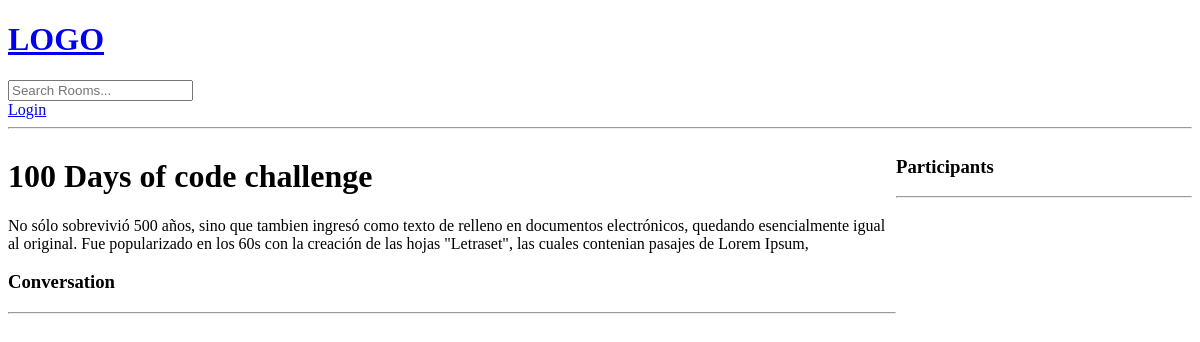
The app's page /room/2/, older data.
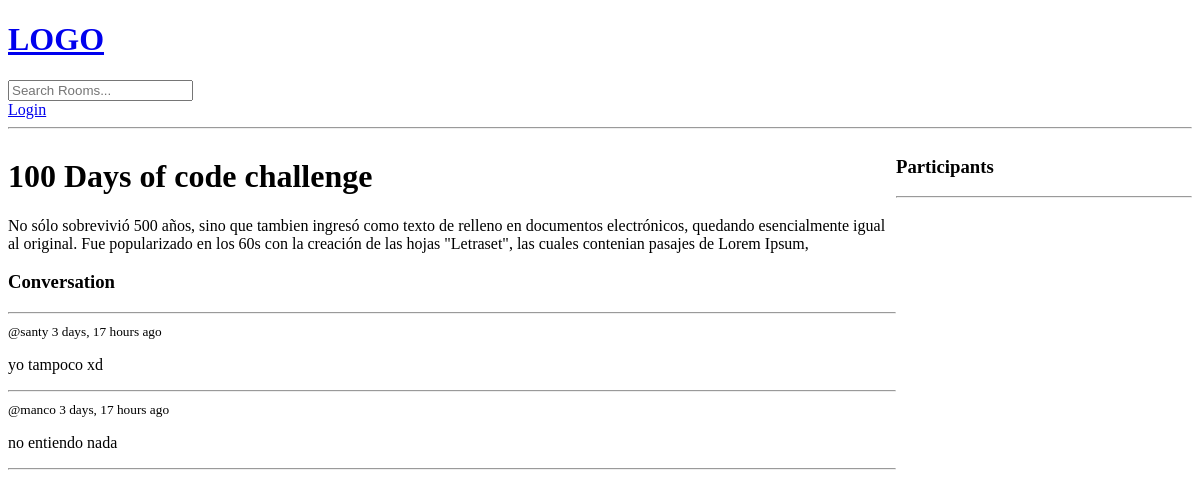
The same page, newer data.
### base/models.py (models this page shows, shortened)
class Message(models.Model):
    user = models.ForeignKey(User, on_delete=models.CASCADE)
    room = models.ForeignKey(Room, on_delete=models.CASCADE)
    body = models.TextField()
    updated = models.DateTimeField(auto_now=True)
    created = models.DateTimeField(auto_now_add=True)
    class Meta:
        ordering = ['-created']

### base/views.py (the view, shortened to what this page needs)
# urls.py: path('room/<str:pk>/', views.room, name="room"),
def room(request, pk):
    room = Room.objects.get(id=pk)
    room_messages = room.message_set.all()
    participants = room.participants.all()
    context = {'room': room, 'room_messages': room_messages, 'participants': participants}
    return render(request, 'base/room.html', context)

### base/templates/base/room.html (shortened to what this page needs)
{% extends 'main.html' %}
{% block content %}
    <div class="room-container">
        <div>
            <h1>{{ room.name }}</h1>
            <p>{{ room.description }}</p>
            <div class="comment wrapper">
                <h3>Conversation</h3>
                <hr>
                {% for message in room_messages %}
                    <div>
                        <small>@{{ message.user }} {{ message.created|timesince }} ago</small>
                        <p>{{ message.body }}</p>
                        <hr>
                    </div>
                {% endfor %}
            </div>
        </div>
        <div>
            <h3>Participants</h3>
            <hr>
        </div>
    </div>
{% endblock content %}

Row changes from the older to the newer data that the page shows:
added Message: user "santy", created "3 days, 17 hours", body "yo tampoco xd"
added Message: user "manco", created "3 days, 17 hours", body "no entiendo nada"
